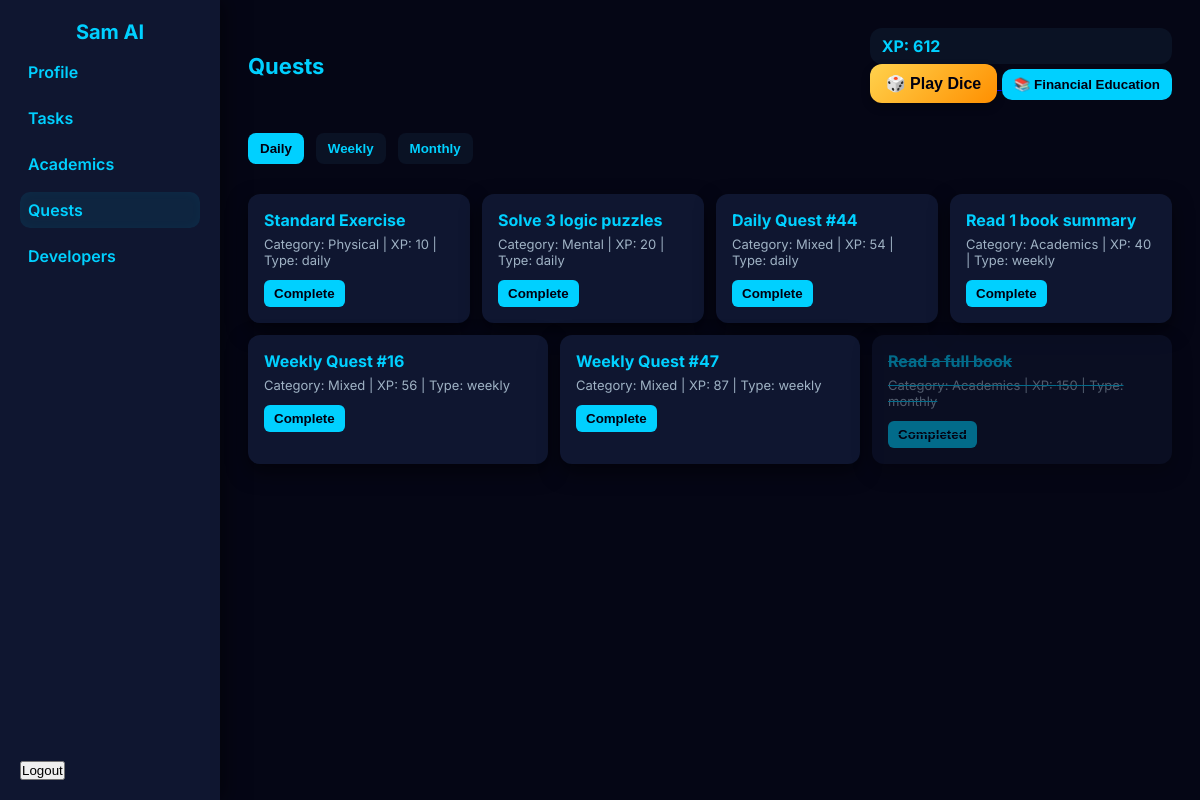
The app's page /quests (signed in), older data.
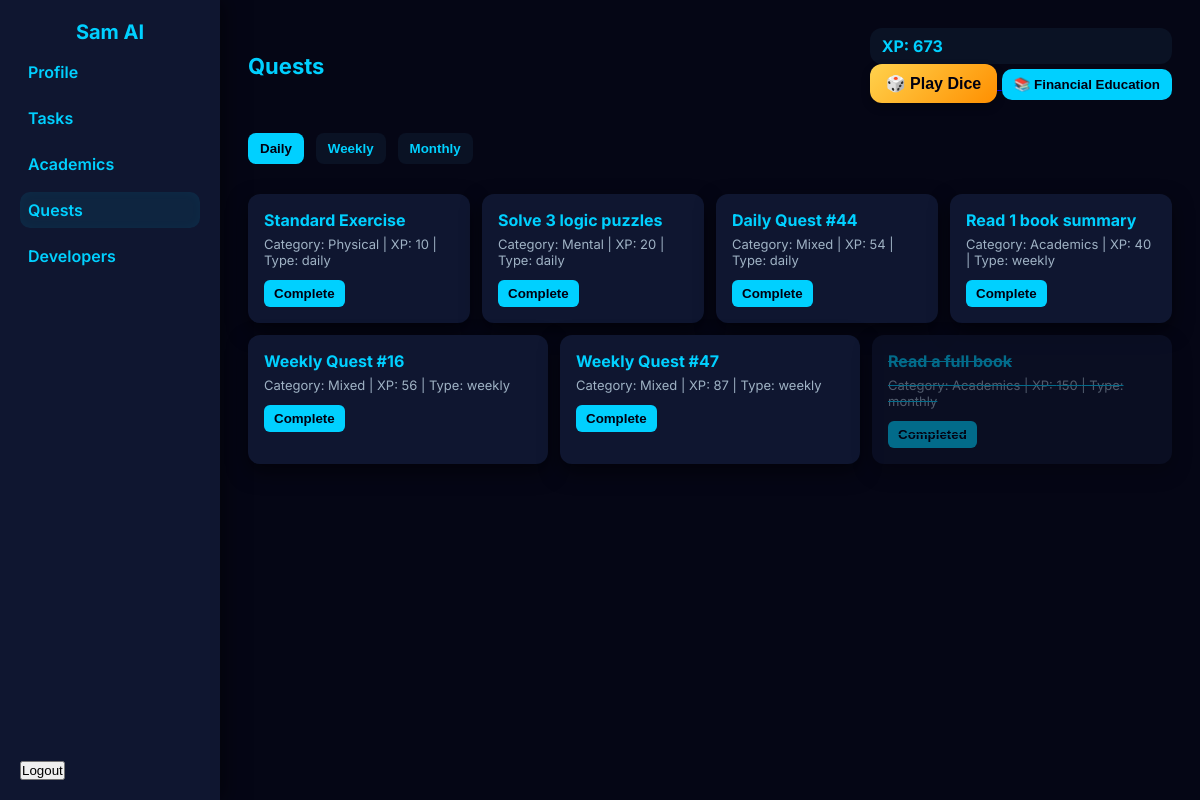
The same page, newer data.
### app.py (models this page shows)
class User(db.Model, UserMixin):
    id = db.Column(db.Integer, primary_key=True)
    username = db.Column(db.String(100), nullable=False, unique=True)
    password = db.Column(db.String(200), nullable=False)
    profile_pic = db.Column(db.String(200), nullable=True)
    quote = db.Column(db.String(300), nullable=False, default="Stay focused. Keep leveling up.")
    rank = db.Column(db.String(50), default="Bronze")
    level = db.Column(db.Integer, default=1)
    points = db.Column(db.Integer, default=0)
    strength = db.Column(db.Integer, default=50)
    health = db.Column(db.Integer, default=50)
    growth = db.Column(db.Integer, default=50)
    wisdom = db.Column(db.Integer, default=50)
    finance = db.Column(db.Integer, default=50)
    age = db.Column(db.Integer, nullable=True)
    height_cm = db.Column(db.Float, nullable=True)
    weight_kg = db.Column(db.Float, nullable=True)
    fitness_level = db.Column(db.String(50), default="Beginner")
    last_daily_quest = db.Column(db.DateTime, default=None)
    last_weekly_quest = db.Column(db.DateTime, default=None)
    last_monthly_quest = db.Column(db.DateTime, default=None)

### app.py (the view)
@app.route("/quests")
@login_required
def quests_page():
    generate_quests_for_user(current_user.id)
    all_quests = get_user_quests(current_user.id)
    return render_template("dashboard/quests.html", quests=all_quests, user=current_user)

### app.py (called while the page is built, shortened)
@login_manager.user_loader
def load_user(user_id):
    return User.query.get(int(user_id))

def generate_quests_for_user(user_id, db_session=db, UserModel=User, QuestModel=Quest):
    user = db_session.session.get(UserModel, user_id) if hasattr(db_session, "session") else UserModel.query.get(user_id)
    if not user:
        return
    now = datetime.utcnow()
    periods = {
        "daily": (user.last_daily_quest, REGEN["daily"]),
        "weekly": (user.last_weekly_quest, REGEN["weekly"]),
        "monthly": (user.last_monthly_quest, REGEN["monthly"]),
    }
    for period, (last_time, regen_seconds) in periods.items():
        needs = False
        if not last_time:
            needs = True
        else:
            elapsed = (now - last_time).total_seconds()
            if elapsed >= regen_seconds:
                needs = True
        if not needs:
            continue
    db.session.commit()

def get_user_quests(user_id, period=None, QuestModel=Quest):
    q = QuestModel.query.filter_by(user_id=user_id)
    if period:
        q = q.filter_by(type=period)
    return q.order_by(QuestModel.created_at.desc()).all()

### templates/dashboard/quests.html (shortened to what this page needs)
<!DOCTYPE html>
<html lang="en">
<head>
</head>
<body>
  <div class="sidebar">
    <div>
      <div class="logo">Sam AI</div>
      <nav class="nav">
        <a href="{{ url_for('profile') }}">Profile</a>
        <a href="{{ url_for('tasks_page') }}">Tasks</a>
        <a href="{{ url_for('academics') }}">Academics</a>
        <a href="{{ url_for('quests_page') }}" class="active">Quests</a>
        <a href="{{ url_for('developers') }}">Developers</a>
      </nav>
    </div>
    <div>
      <form action="{{ url_for('logout') }}" method="post">
        <button type="submit">Logout</button>
      </form>
    </div>
  </div>
  <div class="main">
    <div class="header-row">
      <h1>Quests</h1>
      <div class="top-controls">
        <div class="points-badge">XP: <span id="points-display">{{ user.points or 0 }}</span></div>
        <a href="{{ url_for('dice') }}">
          <button type="button" id="playDiceBtn">🎲 Play Dice</button>
        </a>
        <button class="btn" id="startFinancialCourse">📚 Financial Education</button>
      </div>
    </div>
    <div class="quest-tabs">
      <button class="active" data-type="daily">Daily</button>
      <button data-type="weekly">Weekly</button>
      <button data-type="monthly">Monthly</button>
    </div>
    <div class="quests-board" id="questsBoard">
      {% for quest in quests %}
<div class="quest-card {% if quest['completed'] %}completed{% endif %}" id="quest-{{ quest['id'] }}">
  <h3>{{ quest['title'] }}</h3>
  <p>Category: {{ quest['category'] }} | XP: {{ quest['xp'] }} | Type: {{ quest['type'] }}</p>
  <div class="quest-controls">
    <button class="complete-quest-btn" data-quest-id="{{ quest['id'] }}" {% if quest['completed'] %}disabled{% endif %}>
      {% if quest['completed'] %}Completed{% else %}Complete{% endif %}
    </button>
  </div>
</div>
{% endfor %}
  </div>
</body>
</html>

Row changes from the older to the newer data that the page shows:
changed User: points "612" → "673"
